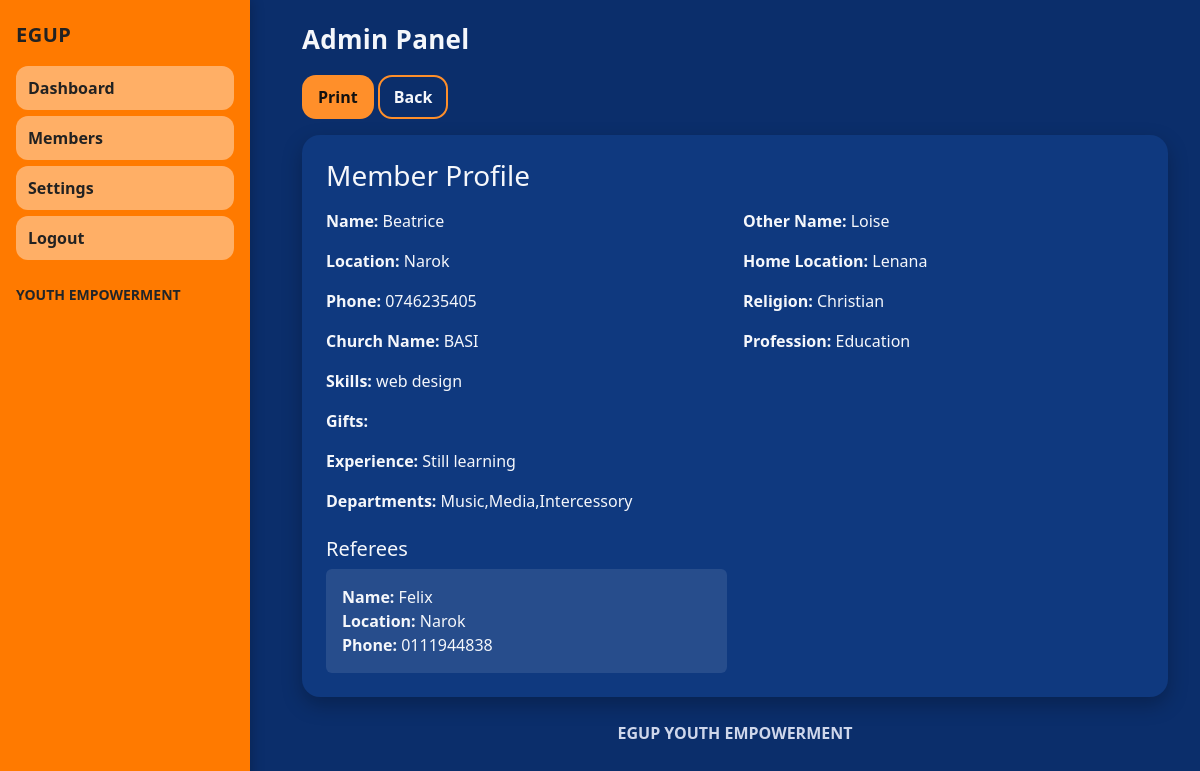
Screenshot of /admin/print/3 (signed in) with the database file from the repository.
### app.py (models this page shows)
class Member(db.Model):
    id = db.Column(db.Integer, primary_key=True)
    name = db.Column(db.String(120), nullable=False)
    other_name = db.Column(db.String(120))
    location = db.Column(db.String(120))
    home_location = db.Column(db.String(120))
    phone = db.Column(db.String(50))
    religion = db.Column(db.String(120))
    church_name = db.Column(db.String(120))
    profession = db.Column(db.String(120))
    skills = db.Column(db.Text)      # comma-separated
    gifts = db.Column(db.Text)       # comma-separated
    experience = db.Column(db.Text)
    departments = db.Column(db.Text)
    referees_json = db.Column(db.Text)
    approved = db.Column(db.Boolean, default=False)
    created_at = db.Column(db.DateTime, default=datetime.utcnow)

### app.py (the view)
@app.route('/admin/print/<int:member_id>')
@login_required
def admin_print(member_id):
    m = Member.query.get_or_404(member_id)
    return render_template('print_member.html', m=m, referees=json.loads(m.referees_json or '[]'))

### app.py (called while the page is built)
@login_manager.user_loader
def load_user(user_id):
    return AdminUser.query.get(int(user_id))

### templates/print_member.html
{% extends "base.html" %}
{% block content %}
<div class="no-print mb-3">
  <a class="btn btn-egup" href="#" onclick="window.print()">Print</a>
  <a class="btn btn-outline-egup" href="{{ url_for('admin_members') }}">Back</a>
</div>
<div class="card card-soft p-4">
  <h3 class="mb-3">Member Profile</h3>
  <div class="row g-3">
    <div class="col-md-6"><strong>Name:</strong> {{ m.name }}</div>
    <div class="col-md-6"><strong>Other Name:</strong> {{ m.other_name }}</div>
    <div class="col-md-6"><strong>Location:</strong> {{ m.location }}</div>
    <div class="col-md-6"><strong>Home Location:</strong> {{ m.home_location }}</div>
    <div class="col-md-6"><strong>Phone:</strong> {{ m.phone }}</div>
    <div class="col-md-6"><strong>Religion:</strong> {{ m.religion }}</div>
    <div class="col-md-6"><strong>Church Name:</strong> {{ m.church_name }}</div>
    <div class="col-md-6"><strong>Profession:</strong> {{ m.profession }}</div>
    <div class="col-12"><strong>Skills:</strong> {{ m.skills }}</div>
    <div class="col-12"><strong>Gifts:</strong> {{ m.gifts }}</div>
    <div class="col-12"><strong>Experience:</strong> {{ m.experience }}</div>
    <div class="col-12"><strong>Departments:</strong> {{ m.departments }}</div>
  </div>
  <h5 class="mt-4">Referees</h5>
  <div class="row g-3">
    {% for r in referees if r.name or r.location or r.phone %}
    <div class="col-md-6">
      <div class="p-3 rounded" style="background: rgba(255,255,255,0.1);">
        <div><strong>Name:</strong> {{ r.name }}</div>
        <div><strong>Location:</strong> {{ r.location }}</div>
        <div><strong>Phone:</strong> {{ r.phone }}</div>
      </div>
    </div>
    {% else %}
    <div class="col-12 text-muted">None provided.</div>
    {% endfor %}
  </div>
</div>
{% endblock %}

### static/css/style.css (style rules this page uses)
:root { --bg: #0b2e6b; --nav: #ff7a00; --card: #0f397f; --text: #f5f7fb; --muted: #cfd7eb; --accent: #ffd6ad; --btn: #ff8f2a; --btn-hover: #ffa352; --success: #36d399; --danger: #f87272; --warning: #fbbd23; }
html, body { height: 100%; }
body { background: var(--bg); color: var(--text); }
a, .link-light { color: #fff; }
.card-soft { background: var(--card); border: none; border-radius: 18px; box-shadow: 0 8px 20px rgba(0,0,0,0.25); color: var(--text); }
.btn-egup { background: var(--btn); border: none; color: #111; font-weight: 700; border-radius: 14px; padding: 10px 16px; transition: transform .06s ease, box-shadow .2s ease, background .2s ease; }
.btn-outline-egup { border: 2px solid var(--btn); color: var(--text); font-weight: 700; border-radius: 14px; padding: 8px 14px; }

### rows the page displays
Member: name "Beatrice", other_name "Loise", location "Narok", home_location "Lenana", phone "0746235405", religion "Christian", church_name "BASI", profession "Education", skills "web design", experience "Still learning", departments "Music,Media,Intercessory", name "Felix", phone "0111944838"
